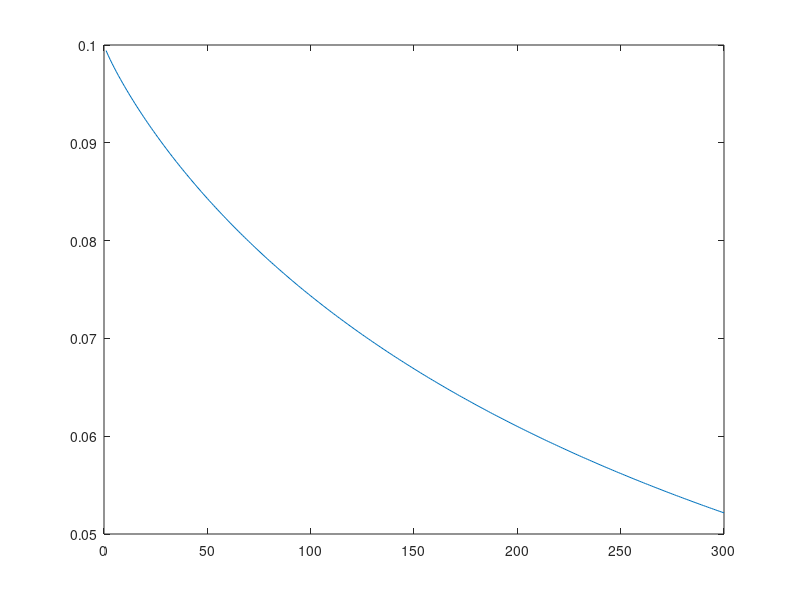

Recreate this plot in MATLAB. (Note: this script raises an error after producing the figure.)
clear
close all


%% Tau teórico
C = 10 * 10^-6;
R1 = 10 *10^3;
x = 1:300;
m = -0.89;
b =  log10(225000)-m;
R2 = 10.^(m*log10(x) + b);
Req = (R2*R1)./(R2+R1);
Tau = Req * C;
plot(Tau)

%% Simular resposta
lumen = 100;
vf = calc_vf(lumen);
vi = 0;
t = 0:0.001:1;
tau_ = calc_tau(lumen);
v = vf - (vf - vi)*exp(-t/(tau_));
plot(t,v)


%% PLot
close all
m = -0.89;
x = 1:300;
resistance = 10.^(m*log10(x) + b);
volt = (3.3 * 10000.0) ./ (resistance + 10000.0);
plot(x, volt)


function vf= calc_vf(x)
    m = -0.88;
    b =  log10(225000)-m;
    R1 = 10 *10^3;
    R2_value = 10^(m*log10(x) + b);
    vf = 3.3 * (R1)/(R1+ R2_value);
end

function Tau= calc_tau(x)
    m = -0.88;
    b =  log10(225000)-m;
    C = 10 * 10^-6;
    R1 = 10 *10^3;
    R2_value = 10^(m*log10(x) + b);
    Req = (R2_value*R1)/(R2_value+R1);
    Tau = Req * C;
end

